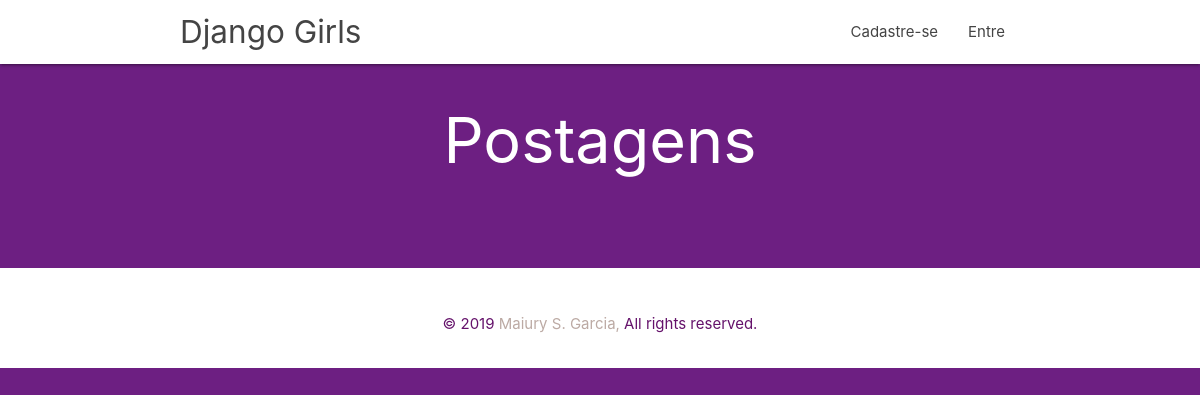
The app's page /, older data.
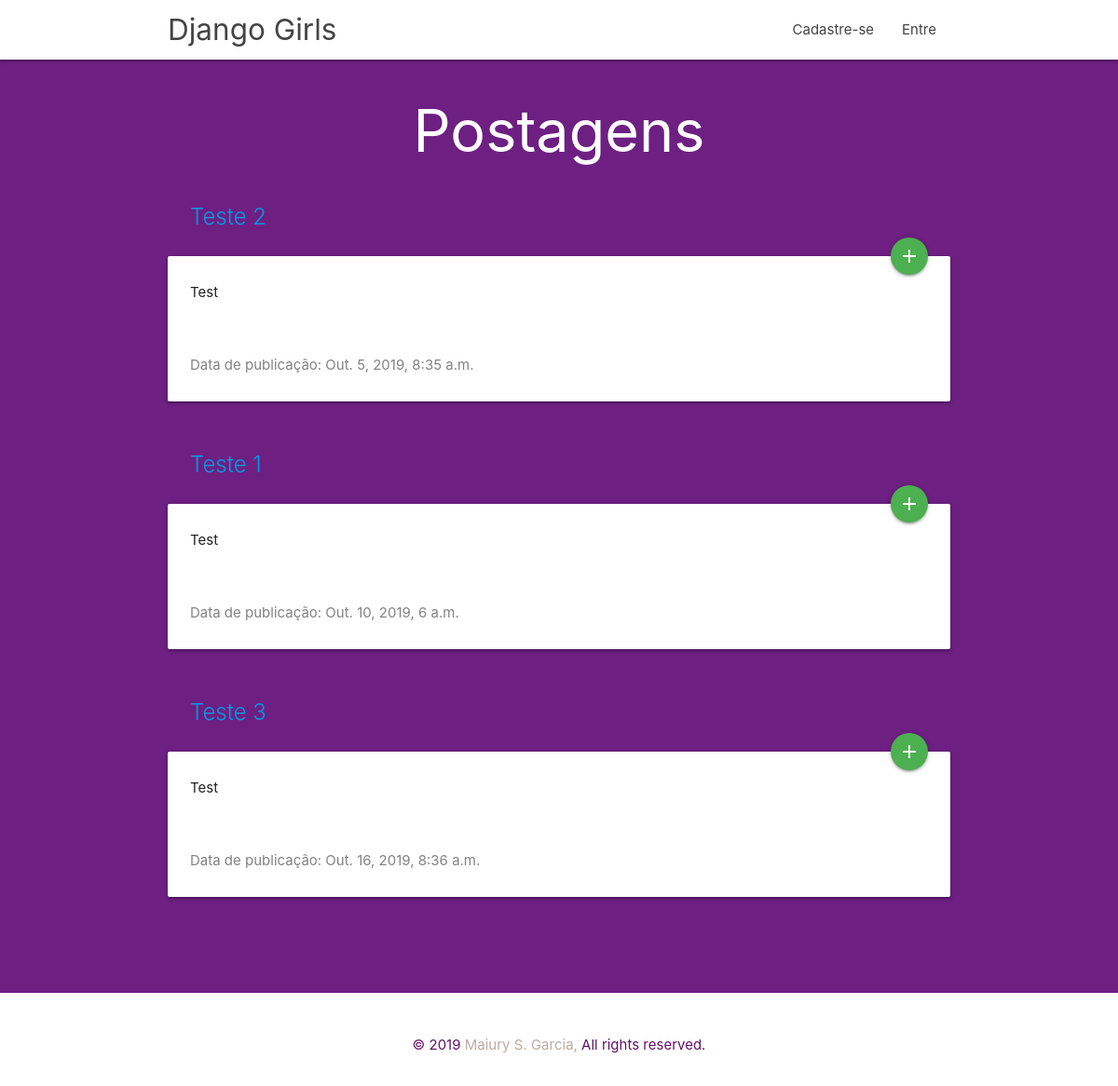
The same page, newer data.
### blog/models.py (models this page shows, shortened)
class Post(models.Model):
    author = models.ForeignKey(
        settings.AUTH_USER_MODEL, on_delete=models.CASCADE)
    title = models.CharField(max_length=200)
    text = models.TextField()
    created_date = models.DateTimeField(default=timezone.now)
    published_date = models.DateTimeField(blank=True, null=True)

### blog/views.py (the view)
# urls.py: path('', views.post_list, name='post_list'),
def post_list(request):
    posts = Post.objects.filter(
        published_date__lte=timezone.now()).order_by('published_date')
    return render(request, 'blog/post_list.html', {'posts': posts, 'acao': 'Postagens'})

### blog/templates/blog/post_list.html
{% extends 'blog/base.html' %}
{% block content %}
    <div class="container">
        <center><h1>{{ acao }}</h1></center>
    </div>
    <br><br><br>
    {% for post in posts %}
            <div class="row">
                    <div>
                        <div class="card title-card">
                          <div class="card-image">
                            <span class="card-title"><a>{{ post.title }}</a></span>
                            <a  href="{% url 'post_detail' pk=post.pk %}" class="btn-floating halfway-fab waves-effect waves-light green"><i class="material-icons">add</i></a>
                          </div>
                          <div class="card-content">
                            <p>{{ post.text|linebreaksbr }}</p>
                          </div>
                          <div class="card-content date">
                              <p>Data de publicação: {{ post.published_date }}</p>
                          </div>
                        </div>
                    </div>
                </div>
                <br><br><br>
    {% endfor %}
{% endblock %}

Row changes from the older to the newer data that the page shows:
added Post: title "Teste 2", text "Test", published_date "Out. 5, 2019, 8:35 a.m."
added Post: title "Teste 1", text "Test", published_date "Out. 10, 2019, 6 a.m."
added Post: title "Teste 3", text "Test", published_date "Out. 16, 2019, 8:36 a.m."
